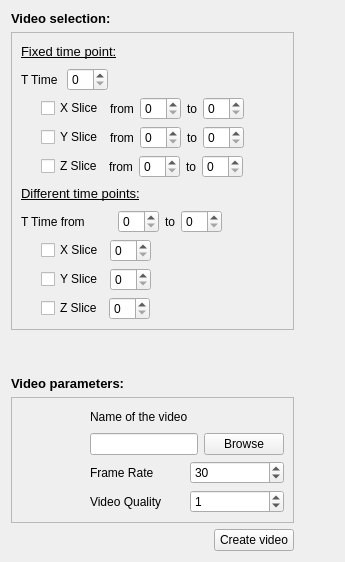
     <widget class="QWidget" name="tabVideoMethod1">
      <attribute name="title">
       <string>Create Video</string>
      </attribute>
      <layout class="QGridLayout" name="gridLayout_39">
       <item row="0" column="0">
        <layout class="QGridLayout" name="gridLayout_38">
         <item row="0" column="0">
          <layout class="QGridLayout" name="gridLayout_35">
           <item row="0" column="0">
            <layout class="QGridLayout" name="gridLayout_34">
             <item row="0" column="0">
              <widget class="QLabel" name="label_12">
               <property name="text">
                <string>&lt;!DOCTYPE HTML PUBLIC &quot;-//W3C//DTD HTML 4.0//EN&quot; &quot;http://www.w3.org/TR/REC-html40/strict.dtd&quot;&gt;
&lt;html&gt;&lt;head&gt;&lt;meta name=&quot;qrichtext&quot; content=&quot;1&quot; /&gt;&lt;style type=&quot;text/css&quot;&gt;
p, li { white-space: pre-wrap; }
&lt;/style&gt;&lt;/head&gt;&lt;body style=&quot; font-family:'Sans'; font-size:10pt; font-weight:400; font-style:normal;&quot;&gt;
&lt;p style=&quot; margin-top:0px; margin-bottom:0px; margin-left:0px; margin-right:0px; -qt-block-indent:0; text-indent:0px;&quot;&gt;&lt;span style=&quot; font-weight:600;&quot;&gt;Video selection:&lt;/span&gt;&lt;/p&gt;&lt;/body&gt;&lt;/html&gt;</string>
               </property>
              </widget>
             </item>
             <item row="1" column="0">
              <widget class="QFrame" name="frame">
               <property name="frameShape">
                <enum>QFrame::StyledPanel</enum>
               </property>
               <property name="frameShadow">
                <enum>QFrame::Raised</enum>
               </property>
               <layout class="QGridLayout" name="gridLayout_37">
                <item row="0" column="0">
                 <layout class="QGridLayout" name="gridLayout_33">
                  <item row="0" column="0">
                   <layout class="QGridLayout" name="gridLayout_16">
                    <item row="0" column="0">
                     <widget class="QLabel" name="label_18">
                      <property name="text">
                       <string>&lt;!DOCTYPE HTML PUBLIC &quot;-//W3C//DTD HTML 4.0//EN&quot; &quot;http://www.w3.org/TR/REC-html40/strict.dtd&quot;&gt;
&lt;html&gt;&lt;head&gt;&lt;meta name=&quot;qrichtext&quot; content=&quot;1&quot; /&gt;&lt;style type=&quot;text/css&quot;&gt;
p, li { white-space: pre-wrap; }
&lt;/style&gt;&lt;/head&gt;&lt;body style=&quot; font-family:'Sans'; font-size:10pt; font-weight:400; font-style:normal;&quot;&gt;
&lt;p style=&quot; margin-top:0px; margin-bottom:0px; margin-left:0px; margin-right:0px; -qt-block-indent:0; text-indent:0px;&quot;&gt;&lt;span style=&quot; text-decoration: underline;&quot;&gt;Fixed time point:&lt;/span&gt; &lt;/p&gt;&lt;/body&gt;&lt;/html&gt;</string>
                      </property>
                     </widget>
                    </item>
                    <item row="0" column="1">
                     <spacer name="horizontalSpacer_8">
                      <property name="orientation">
                       <enum>Qt::Horizontal</enum>
                      </property>
                      <property name="sizeType">
                       <enum>QSizePolicy::Expanding</enum>
                      </property>
                      <property name="sizeHint" stdset="0">
                       <size>
                        <width>40</width>
                        <height>20</height>
                       </size>
                      </property>
                     </spacer>
                    </item>
                   </layout>
                  </item>
                  <item row="1" column="0">
                   <layout class="QGridLayout" name="gridLayout_18">
                    <item row="0" column="0">
                     <widget class="QLabel" name="label_20">
                      <property name="text">
                       <string>T Time </string>
                      </property>
                     </widget>
                    </item>
                    <item row="0" column="1">
                     <widget class="QSpinBox" name="tSpinFixed"/>
                    </item>
                    <item row="0" column="2">
                     <spacer name="horizontalSpacer_10">
                      <property name="orientation">
                       <enum>Qt::Horizontal</enum>
                      </property>
                      <property name="sizeHint" stdset="0">
                       <size>
                        <width>40</width>
                        <height>20</height>
                       </size>
                      </property>
                     </spacer>
                    </item>
                   </layout>
                  </item>
                  <item row="2" column="0">
                   <layout class="QGridLayout" name="gridLayout_7">
                    <item row="0" column="1">
                     <widget class="QCheckBox" name="xSliceCheckBox">
                      <property name="text">
                       <string>X Slice</string>
                      </property>
                     </widget>
                    </item>
                    <item row="0" column="3">
                     <widget class="QSpinBox" name="xSpinMin"/>
                    </item>
                    <item row="0" column="4">
                     <widget class="QLabel" name="label_5">
                      <property name="text">
                       <string>to</string>
                      </property>
                     </widget>
                    </item>
                    <item row="0" column="5">
                     <widget class="QSpinBox" name="xSpinMax"/>
                    </item>
                    <item row="0" column="2">
                     <widget class="QLabel" name="label">
                      <property name="text">
                       <string>from</string>
                      </property>
                     </widget>
                    </item>
                    <item row="0" column="6">
                     <spacer name="horizontalSpacer_6">
                      <property name="orientation">
                       <enum>Qt::Horizontal</enum>
                      </property>
                      <property name="sizeHint" stdset="0">
                       <size>
                        <width>40</width>
                        <height>20</height>
                       </size>
                      </property>
                     </spacer>
                    </item>
                    <item row="0" column="0">
                     <widget class="QLabel" name="label_21">
                      <property name="text">
                       <string>    </string>
                      </property>
                     </widget>
                    </item>
                   </layout>
                  </item>
                  <item row="3" column="0">
                   <layout class="QGridLayout" name="gridLayout_6">
                    <item row="0" column="1">
                     <widget class="QCheckBox" name="ySliceCheckBox">
                      <property name="text">
                       <string>Y Slice</string>
                      </property>
                     </widget>
                    </item>
                    <item row="0" column="2">
                     <widget class="QLabel" name="label_2">
                      <property name="text">
                       <string>from</string>
                      </property>
                     </widget>
                    </item>
                    <item row="0" column="3">
                     <widget class="QSpinBox" name="ySpinMin"/>
                    </item>
                    <item row="0" column="4">
                     <widget class="QLabel" name="label_6">
                      <property name="text">
                       <string>to</string>
                      </property>
                     </widget>
                    </item>
                    <item row="0" column="5">
                     <widget class="QSpinBox" name="ySpinMax"/>
                    </item>
                    <item row="0" column="6">
                     <spacer name="horizontalSpacer_7">
                      <property name="orientation">
                       <enum>Qt::Horizontal</enum>
                      </property>
                      <property name="sizeHint" stdset="0">
                       <size>
                        <width>40</width>
                        <height>20</height>
                       </size>
                      </property>
                     </spacer>
                    </item>
                    <item row="0" column="0">
                     <widget class="QLabel" name="label_22">
                      <property name="text">
                       <string>    </string>
                      </property>
                     </widget>
                    </item>
                   </layout>
                  </item>
                  <item row="4" column="0">
                   <layout class="QGridLayout" name="gridLayout_5">
                    <item row="0" column="1">
                     <widget class="QCheckBox" name="zSliceCheckBox">
                      <property name="text">
                       <string>Z Slice</string>
                      </property>
                     </widget>
                    </item>
                    <item row="0" column="2">
                     <widget class="QLabel" name="label_3">
                      <property name="text">
                       <string>from</string>
                      </property>
                     </widget>
                    </item>
                    <item row="0" column="3">
                     <widget class="QSpinBox" name="zSpinMin"/>
                    </item>
                    <item row="0" column="4">
                     <widget class="QLabel" name="label_7">
                      <property name="text">
                       <string>to</string>
                      </property>
                     </widget>
                    </item>
                    <item row="0" column="5">
                     <widget class="QSpinBox" name="zSpinMax"/>
                    </item>
                    <item row="0" column="6">
                     <spacer name="horizontalSpacer_11">
                      <property name="orientation">
                       <enum>Qt::Horizontal</enum>
                      </property>
                      <property name="sizeHint" stdset="0">
                       <size>
                        <width>40</width>
                        <height>20</height>
                       </size>
                      </property>
                     </spacer>
                    </item>
                    <item row="0" column="0">
                     <widget class="QLabel" name="label_23">
                      <property name="text">
                       <string>    </string>
                      </property>
                     </widget>
                    </item>
                   </layout>
                  </item>
                 </layout>
                </item>
                <item row="1" column="0">
                 <layout class="QGridLayout" name="gridLayout_36">
                  <item row="0" column="0">
                   <layout class="QGridLayout" name="gridLayout_17">
                    <item row="0" column="0">
                     <widget class="QLabel" name="label_19">
                      <property name="text">
                       <string>&lt;!DOCTYPE HTML PUBLIC &quot;-//W3C//DTD HTML 4.0//EN&quot; &quot;http://www.w3.org/TR/REC-html40/strict.dtd&quot;&gt;
&lt;html&gt;&lt;head&gt;&lt;meta name=&quot;qrichtext&quot; content=&quot;1&quot; /&gt;&lt;style type=&quot;text/css&quot;&gt;
p, li { white-space: pre-wrap; }
&lt;/style&gt;&lt;/head&gt;&lt;body style=&quot; font-family:'Sans'; font-size:10pt; font-weight:400; font-style:normal;&quot;&gt;
&lt;p style=&quot; margin-top:0px; margin-bottom:0px; margin-left:0px; margin-right:0px; -qt-block-indent:0; text-indent:0px;&quot;&gt;&lt;span style=&quot; text-decoration: underline;&quot;&gt;Different time points:&lt;/span&gt; &lt;/p&gt;&lt;/body&gt;&lt;/html&gt;</string>
                      </property>
                     </widget>
                    </item>
                    <item row="0" column="1">
                     <spacer name="horizontalSpacer_9">
                      <property name="orientation">
                       <enum>Qt::Horizontal</enum>
                      </property>
                      <property name="sizeHint" stdset="0">
                       <size>
                        <width>40</width>
                        <height>20</height>
                       </size>
                      </property>
                     </spacer>
                    </item>
                   </layout>
                  </item>
                  <item row="1" column="0">
                   <layout class="QGridLayout" name="gridLayout_3">
                    <item row="0" column="0">
                     <widget class="QLabel" name="label_4">
                      <property name="text">
                       <string>T Time from        </string>
                      </property>
                     </widget>
                    </item>
                    <item row="0" column="1">
                     <widget class="QSpinBox" name="tSpinMin"/>
                    </item>
                    <item row="0" column="2">
                     <widget class="QLabel" name="label_8">
                      <property name="text">
                       <string>to</string>
                      </property>
                     </widget>
                    </item>
                    <item row="0" column="3">
                     <widget class="QSpinBox" name="tSpinMax"/>
                    </item>
                    <item row="0" column="4">
                     <spacer name="horizontalSpacer_5">
                      <property name="orientation">
                       <enum>Qt::Horizontal</enum>
                      </property>
                      <property name="sizeHint" stdset="0">
                       <size>
                        <width>40</width>
                        <height>20</height>
                       </size>
                      </property>
                     </spacer>
                    </item>
                   </layout>
                  </item>
                 </layout>
                </item>
                <item row="2" column="0">
                 <layout class="QGridLayout" name="gridLayout_15">
                  <item row="0" column="0">
                   <layout class="QGridLayout" name="gridLayout_12">
                    <item row="0" column="1">
                     <widget class="QCheckBox" name="xtSliceCheckBox">
                      <property name="sizePolicy">
                       <sizepolicy hsizetype="Minimum" vsizetype="Fixed">
                        <horstretch>0</horstretch>
                        <verstretch>0</verstretch>
                       </sizepolicy>
                      </property>
                      <property name="text">
                       <string>X Slice</string>
                      </property>
                     </widget>
                    </item>
                    <item row="0" column="2">
                     <widget class="QSpinBox" name="xSpinFixed"/>
                    </item>
                    <item row="0" column="3">
                     <spacer name="horizontalSpacer_12">
                      <property name="orientation">
                       <enum>Qt::Horizontal</enum>
                      </property>
                      <property name="sizeHint" stdset="0">
                       <size>
                        <width>40</width>
                        <height>20</height>
                       </size>
                      </property>
                     </spacer>
                    </item>
                    <item row="0" column="0">
                     <widget class="QLabel" name="label_24">
                      <property name="text">
                       <string>    </string>
                      </property>
                     </widget>
                    </item>
                   </layout>
                  </item>
                  <item row="1" column="0">
                   <layout class="QGridLayout" name="gridLayout_9">
                    <item row="0" column="1">
                     <widget class="QCheckBox" name="ytSliceCheckBox">
                      <property name="sizePolicy">
                       <sizepolicy hsizetype="Minimum" vsizetype="Fixed">
                        <horstretch>0</horstretch>
                        <verstretch>0</verstretch>
                       </sizepolicy>
                      </property>
                      <property name="text">
                       <string>Y Slice</string>
                      </property>
                     </widget>
                    </item>
                    <item row="0" column="2">
                     <widget class="QSpinBox" name="ySpinFixed"/>
                    </item>
                    <item row="0" column="3">
                     <spacer name="horizontalSpacer_13">
                      <property name="orientation">
                       <enum>Qt::Horizontal</enum>
                      </property>
                      <property name="sizeHint" stdset="0">
                       <size>
                        <width>40</width>
                        <height>20</height>
                       </size>
                      </property>
                     </spacer>
                    </item>
                    <item row="0" column="0">
                     <widget class="QLabel" name="label_25">
                      <property name="text">
                       <string>    </string>
                      </property>
                     </widget>
                    </item>
                   </layout>
                  </item>
                  <item row="2" column="0">
                   <layout class="QGridLayout" name="gridLayout_8">
                    <item row="0" column="1">
                     <widget class="QCheckBox" name="ztSliceCheckBox">
                      <property name="text">
                       <string>Z Slice</string>
                      </property>
                     </widget>
                    </item>
                    <item row="0" column="2">
                     <widget class="QSpinBox" name="zSpinFixed"/>
                    </item>
                    <item row="0" column="3">
                     <spacer name="horizontalSpacer_14">
                      <property name="orientation">
                       <enum>Qt::Horizontal</enum>
                      </property>
                      <property name="sizeHint" stdset="0">
                       <size>
                        <width>40</width>
                        <height>20</height>
                       </size>
                      </property>
                     </spacer>
                    </item>
                    <item row="0" column="0">
                     <widget class="QLabel" name="label_26">
                      <property name="text">
                       <string>    </string>
                      </property>
                     </widget>
                    </item>
                   </layout>
                  </item>
                 </layout>
                </item>
               </layout>
              </widget>
             </item>
             <item row="2" column="0">
              <spacer name="verticalSpacer">
               <property name="orientation">
                <enum>Qt::Vertical</enum>
               </property>
               <property name="sizeHint" stdset="0">
                <size>
                 <width>20</width>
                 <height>40</height>
                </size>
               </property>
              </spacer>
             </item>
            </layout>
           </item>
           <item row="1" column="0">
            <layout class="QGridLayout" name="gridLayout">
             <item row="0" column="0">
              <widget class="QLabel" name="label_9">
               <property name="text">
                <string>&lt;!DOCTYPE HTML PUBLIC &quot;-//W3C//DTD HTML 4.0//EN&quot; &quot;http://www.w3.org/TR/REC-html40/strict.dtd&quot;&gt;
&lt;html&gt;&lt;head&gt;&lt;meta name=&quot;qrichtext&quot; content=&quot;1&quot; /&gt;&lt;style type=&quot;text/css&quot;&gt;
p, li { white-space: pre-wrap; }
&lt;/style&gt;&lt;/head&gt;&lt;body style=&quot; font-family:'Sans'; font-size:10pt; font-weight:400; font-style:normal;&quot;&gt;
&lt;p style=&quot; margin-top:0px; margin-bottom:0px; margin-left:0px; margin-right:0px; -qt-block-indent:0; text-indent:0px;&quot;&gt;&lt;span style=&quot; font-weight:600;&quot;&gt;Video parameters:&lt;/span&gt;&lt;/p&gt;&lt;/body&gt;&lt;/html&gt;</string>
               </property>
              </widget>
             </item>
             <item row="1" column="0">
              <widget class="QFrame" name="frame_2">
               <property name="frameShape">
                <enum>QFrame::StyledPanel</enum>
               </property>
               <property name="frameShadow">
                <enum>QFrame::Raised</enum>
               </property>
               <layout class="QGridLayout" name="gridLayout_14">
                <item row="0" column="0">
                 <layout class="QGridLayout" name="gridLayout_10">
                  <item row="0" column="1">
                   <widget class="QLabel" name="videoNameLabel">
                    <property name="text">
                     <string>Name of the video</string>
                    </property>
                   </widget>
                  </item>
                  <item row="1" column="1">
                   <layout class="QGridLayout" name="gridLayout_2">
                    <item row="0" column="0">
                     <widget class="QLineEdit" name="videoName">
                      <property name="sizePolicy">
                       <sizepolicy hsizetype="Maximum" vsizetype="Fixed">
                        <horstretch>0</horstretch>
                        <verstretch>0</verstretch>
                       </sizepolicy>
                      </property>
                      <property name="inputMask">
                       <string/>
                      </property>
                      <property name="text">
                       <string/>
                      </property>
                      <property name="readOnly">
                       <bool>true</bool>
                      </property>
                     </widget>
                    </item>
                    <item row="0" column="1">
                     <widget class="QPushButton" name="createFile">
                      <property name="enabled">
                       <bool>true</bool>
                      </property>
                      <property name="minimumSize">
                       <size>
                        <width>4</width>
                        <height>0</height>
                       </size>
                      </property>
                      <property name="contextMenuPolicy">
                       <enum>Qt::DefaultContextMenu</enum>
                      </property>
                      <property name="text">
                       <string>Browse</string>
                      </property>
                      <property name="iconSize">
                       <size>
                        <width>10</width>
                        <height>10</height>
                       </size>
                      </property>
                     </widget>
                    </item>
                   </layout>
                  </item>
                  <item row="2" column="1">
                   <layout class="QGridLayout" name="gridLayout_11">
                    <item row="0" column="0">
                     <widget class="QLabel" name="label_10">
                      <property name="text">
                       <string>Frame Rate</string>
                      </property>
                     </widget>
                    </item>
                    <item row="0" column="1">
                     <widget class="QSpinBox" name="frameRate">
                      <property name="value">
                       <number>30</number>
                      </property>
                     </widget>
                    </item>
                   </layout>
                  </item>
                  <item row="3" column="1">
                   <layout class="QGridLayout" name="gridLayout_4">
                    <item row="0" column="0">
                     <widget class="QLabel" name="label_11">
                      <property name="text">
                       <string>Video Quality</string>
                      </property>
                     </widget>
                    </item>
                    <item row="0" column="1">
                     <widget class="QSpinBox" name="videoQuality">
                      <property name="minimum">
                       <number>0</number>
                      </property>
                      <property name="maximum">
                       <number>2</number>
                      </property>
                      <property name="value">
                       <number>1</number>
                      </property>
                     </widget>
                    </item>
                   </layout>
                  </item>
                  <item row="0" column="0">
                   <spacer name="horizontalSpacer_15">
                    <property name="orientation">
                     <enum>Qt::Horizontal</enum>
                    </property>
                    <property name="sizeHint" stdset="0">
                     <size>
                      <width>40</width>
                      <height>20</height>
                     </size>
                    </property>
                   </spacer>
                  </item>
                 </layout>
                </item>
               </layout>
              </widget>
             </item>
            </layout>
           </item>
          </layout>
         </item>
         <item row="1" column="0">
          <layout class="QGridLayout" name="gridLayout_13">
           <item row="0" column="0">
            <spacer name="horizontalSpacer">
             <property name="orientation">
              <enum>Qt::Horizontal</enum>
             </property>
             <property name="sizeHint" stdset="0">
              <size>
               <width>40</width>
               <height>20</height>
              </size>
             </property>
            </spacer>
           </item>
           <item row="0" column="1">
            <widget class="QPushButton" name="startVideo">
             <property name="text">
              <string>Create video</string>
             </property>
            </widget>
           </item>
          </layout>
         </item>
         <item row="0" column="1">
          <spacer name="horizontalSpacer_16">
           <property name="orientation">
            <enum>Qt::Horizontal</enum>
           </property>
           <property name="sizeHint" stdset="0">
            <size>
             <width>40</width>
             <height>20</height>
            </size>
           </property>
          </spacer>
         </item>
        </layout>
       </item>
      </layout>
     </widget>
